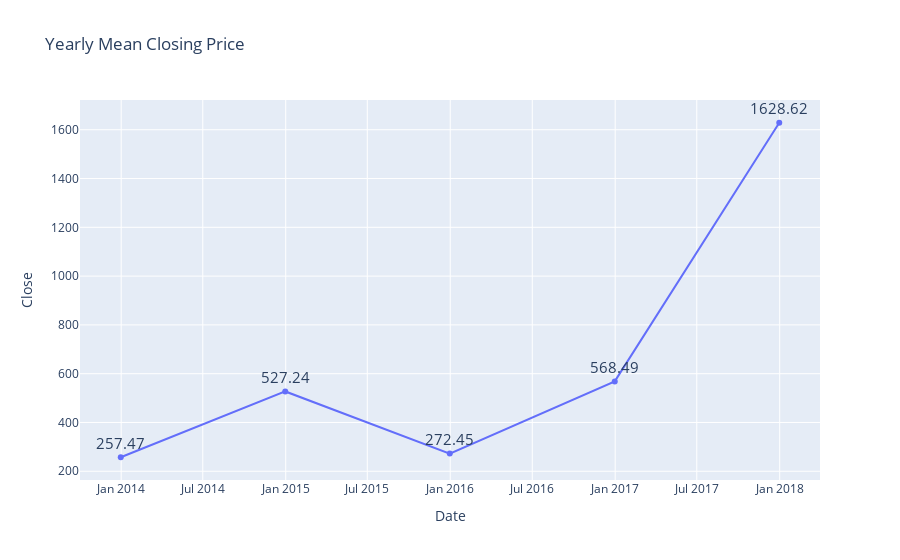

Here is the notebook cell this chart was saved with:
### Code cell
# Yearly Mean Closing Price using Plotly Express

mean_cpY = data['Close'].resample('YE').mean()
fig = px.line(mean_cpY, y='Close', title='Yearly Mean Closing Price', markers = True)
fig.update_traces(
    mode='lines+markers+text',
    text=mean_cpY.round(2),
    textposition='top center',
    texttemplate='%{text}',
    textfont=dict(size=15)
)
fig.show()

### Figure 1 — Plotly figure (JSON) as saved in the notebook; plotly's stock layout.template omitted (floating-point values rounded to 4 significant figures)
{"data": [{"hovertemplate": "Date=%{x}<br>Close=%{y}<extra></extra>", "legendgroup": "", "line": {"color": "#636efa", "dash": "solid"}, "marker": {"symbol": "circle"}, "mode": "lines+markers+text", "name": "", "orientation": "v", "showlegend": false, "text": [257.5, 527.2, 272.4, 568.5, 1629.0], "textfont": {"size": 15}, "textposition": "top center", "texttemplate": "%{text}", "type": "scatter", "x": ["2013-12-31T00:00:00.000000000", "2014-12-31T00:00:00.000000000", "2015-12-31T00:00:00.000000000", "2016-12-31T00:00:00.000000000", "2017-12-31T00:00:00.000000000"], "xaxis": "x", "y": [257.5, 527.2, 272.5, 568.5, 1629.0], "yaxis": "y"}], "layout": {"legend": {"tracegroupgap": 0}, "title": {"text": "Yearly Mean Closing Price"}, "xaxis": {"anchor": "y", "domain": [0, 1], "title": {"text": "Date"}}, "yaxis": {"anchor": "x", "domain": [0, 1], "title": {"text": "Close"}}}}
